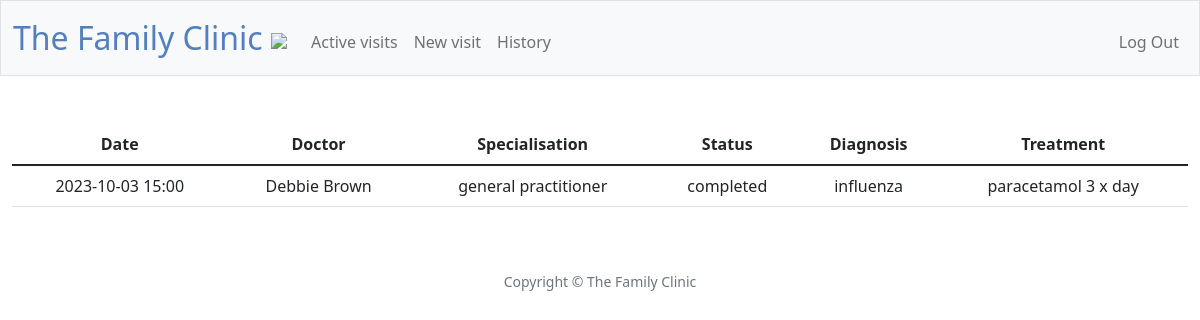
The page /treatment (signed in) on the database its author committed.
### tables this page shows
CREATE TABLE completed_visits (user_id TEXT NOT NULL, visit_id INTEGER NOT NULL, date TEXT NOT NULL, status TEXT NOT NULL, doctor TEXT NOT NULL, specialisation TEXT NOT NULL, diagnosis TEXT, treatment TEXT);

### app.py (the view)
@app.route("/treatment")
@login_required
def treatment():
    completed_visits = db.execute("SELECT * FROM completed_visits WHERE user_id =?", session["user_id"])
    return render_template("treatment.html", completed_visits=completed_visits)

### app.py (called while the page is built)
@app.after_request
def after_request(response):
    response.headers["Cache-Control"] = "no-cache, no-store, must-revalidate"
    response.headers["Expires"] = 0
    response.headers["Pragma"] = "no-cache"
    return response

### helpers.py (called while the page is built)
def login_required(f):
    @wraps(f)
    def decorated_function(*args, **kwargs):
        if session.get("user_id") is None:
            return redirect("/login")
        return f(*args, **kwargs)
    return decorated_function

### templates/treatment.html (shortened to what this page needs)
{% extends "layout.html" %}
{% block main %}
    <div class="mb-3">
         <table class="table">
            <thead>
                <tr>
                    <th>Date</th>
                    <th>Doctor</th>
                    <th>Specialisation</th>
                    <th>Status</th>
                    <th>Diagnosis</th>
                    <th>Treatment</th>
                </tr>
            </thead>
            <tbody>
                {% for visit in completed_visits %}
                    <tr>
                        <td>{{ visit["date"] }}</td>
                        <td>{{ visit["doctor"] }}</td>
                        <td>{{ visit["specialisation"] }}</td>
                        <td>{{ visit["status"] }}</td>
                        <td>{{ visit["diagnosis"] }}</td>
                        <td>{{ visit["treatment"] }}</td>
                    </tr>
                {% endfor %}
            </tbody>
        </table>
    </div>
{% endblock %}

### rows shown on the page
completed_visits: date "2023-10-03 15:00", doctor "Debbie Brown", specialisation "general practitioner", status "completed", diagnosis "influenza", treatment "paracetamol 3 x day"
